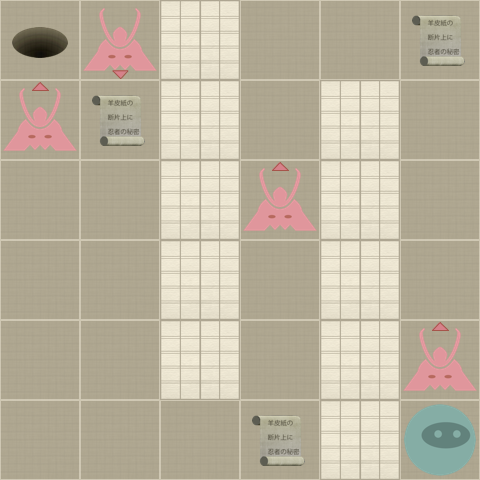

Tiled map render using the project's own tile images. Description and the map definition, with tile-layer contents summarised, below:
An orthogonal 6x6 tile map with 80x80 px tiles, 2 tile layers (Level, Actors).

<map version="1.0" orientation="orthogonal" width="6" height="6" tilewidth="80" tileheight="80">
 <properties>
  <property name="moves" value="32" />
 </properties>
 <tileset firstgid="1" name="tiles" tilewidth="80" tileheight="80" spacing="2" margin="2">
  <image source="tiles-ipad.png" width="512" height="512" />
  <tile id="0">
   <properties>
    <property name="actor" value="exit" />
   </properties>
  </tile>
  <tile id="2">
   <properties>
    <property name="actor" value="guard" />
    <property name="direction" value="down" />
   </properties>
  </tile>
  <tile id="3">
   <properties>
    <property name="actor" value="guard" />
    <property name="direction" value="left" />
   </properties>
  </tile>
  <tile id="4">
   <properties>
    <property name="actor" value="guard" />
    <property name="direction" value="right" />
   </properties>
  </tile>
  <tile id="5">
   <properties>
    <property name="actor" value="guard" />
    <property name="direction" value="up" />
   </properties>
  </tile>
  <tile id="7">
   <properties>
    <property name="actor" value="player" />
   </properties>
  </tile>
  <tile id="8">
   <properties>
    <property name="actor" value="scroll" />
   </properties>
  </tile>
  <tile id="9">
   <properties>
    <property name="wall" value="1" />
   </properties>
  </tile>
 </tileset>
 <layer name="Level" width="6" height="6">
  <data>[36 cells, 36 non-empty, 2 distinct tile ids]</data>
 </layer>
 <layer name="Actors" width="6" height="6">
  <data>[36 cells, 9 non-empty, 5 distinct tile ids]</data>
 </layer>
</map>
